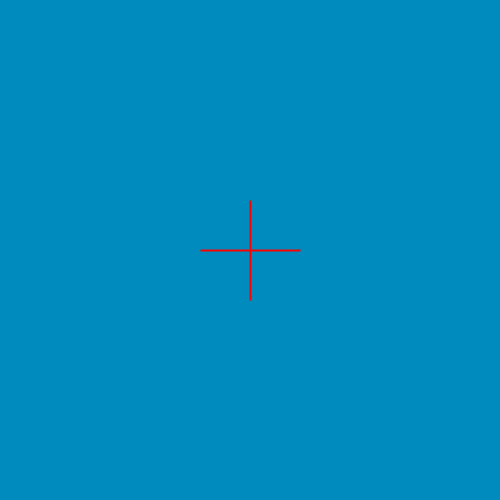
Frame 1 (no input)
Frame 60 (the mouse pressed at the canvas centre just before this capture): identical to frame 1, image omitted
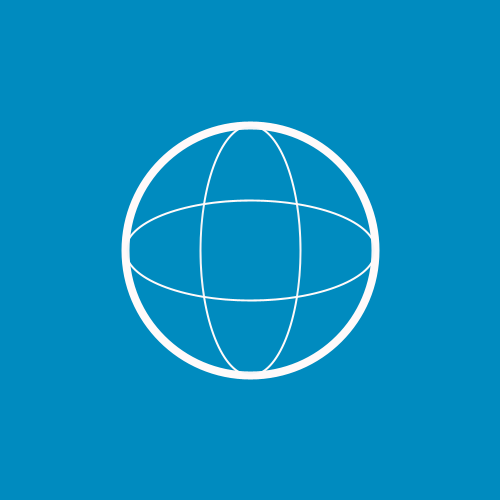
Frame 120 (the mouse held since frame 60 and released just before this capture)

The Processing sketch that drew these frames (run headless with seeded random() and noise(); from frame 60 on, the mouse is pressed at the canvas centre):

// Processing sketch: processing_111097
// ── processing_111097.pde

void setup(){
  size(500,500);
  rectMode(CENTER);
}

void draw (){
  background(0,139,191);
  fill(0,139,191);
  strokeWeight(8);
  stroke (255,mouseX,mouseY);
  ellipse(width/2,height/2,mouseX,mouseY);
  fill(0,139,191,10);
  strokeWeight(2);
  stroke (255,mouseX,mouseY);
  ellipse(width/2,height/2,100,mouseY);
  strokeWeight(2);
  stroke (255,mouseX,mouseY);
  ellipse(width/2,height/2,mouseX,100);
  
  
  println(mouseX + " " + mouseY);  
}
